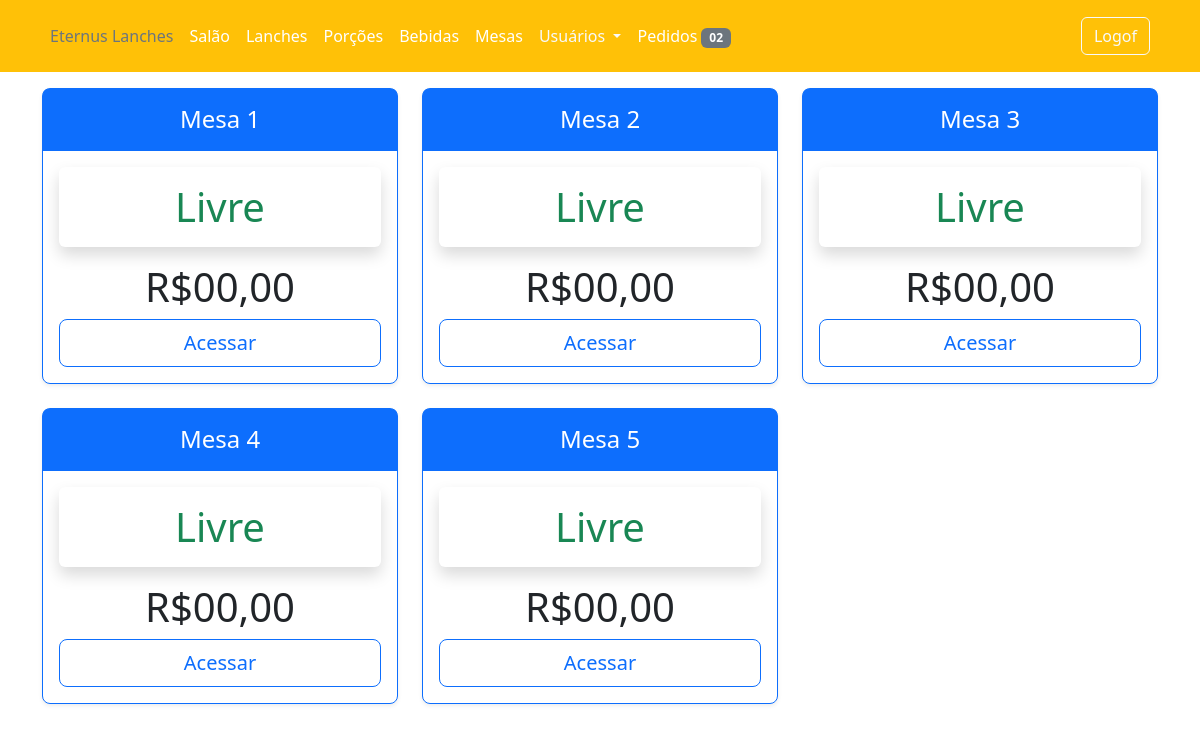
/salaoLanchonete (signed in), run on an earlier commit of the app's database.
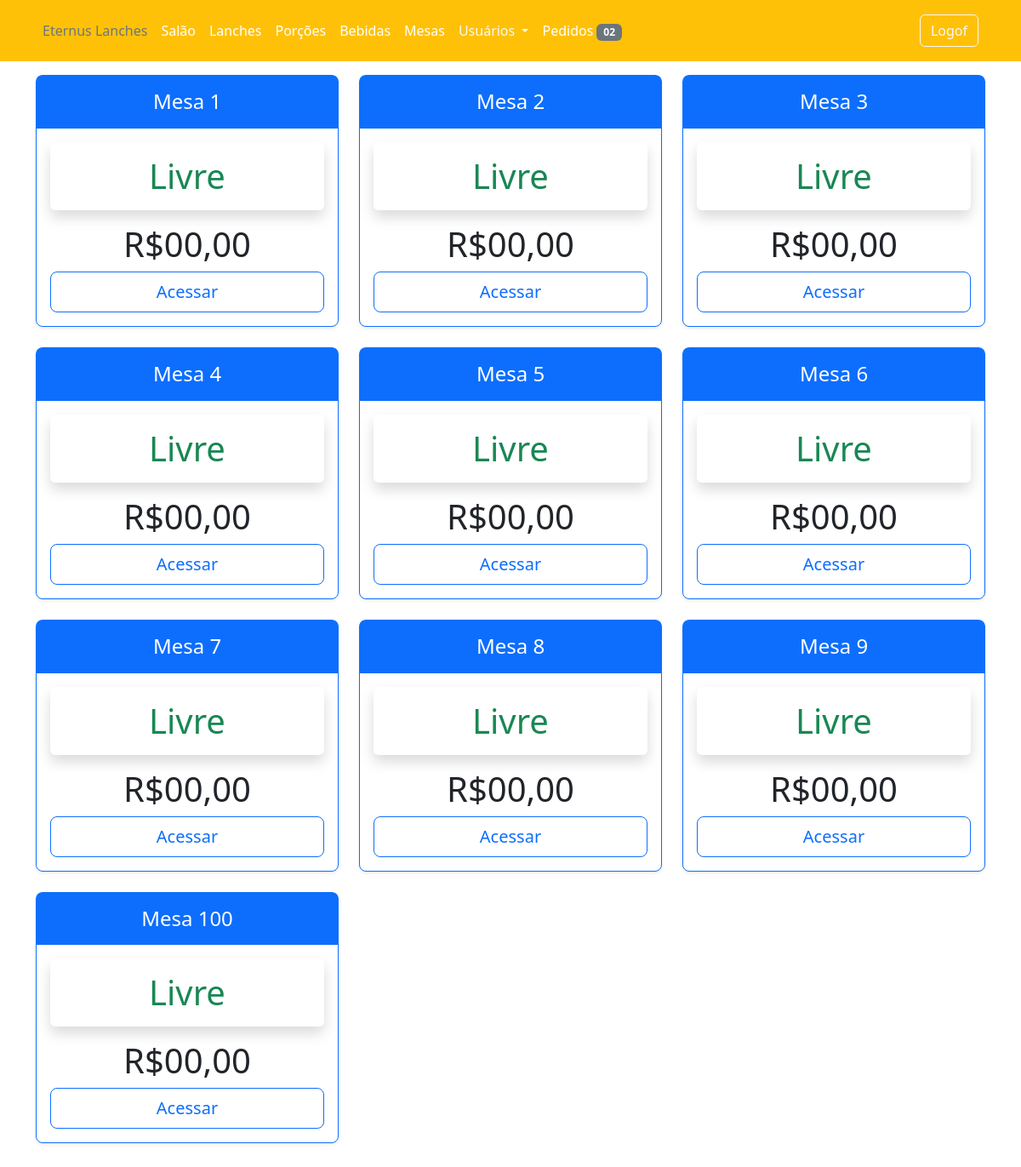
And on a later commit of the database.
### app/models/bdEternusLanches.py (models this page shows, shortened)
class Mesas(db.Model):
    __tablename__ = 'Mesas'
    id = db.Column(db.Integer, primary_key=True)
    numero = db.Column(db.Integer, unique=True, nullable=False)
    livre = db.Column(db.Boolean, nullable=False, default=True)
    pedidos = db.relationship('Pedidos', backref='mesas', lazy=True)

### app/controllers/lanchonete/routes.py (the view)
@lanchonete.route('/salaoLanchonete', methods=['GET'])
def salaoLanchonete():
    if current_user.is_authenticated:
        if current_user.acesso[0].tipo == 'Funcionario':
            mesas = Mesas.query.order_by(asc(Mesas.numero)).all()
            return render_template('lanchonete/salao/salao.html', mesas=mesas)
        else:
            flash('Não tem permissão para acessar essa página', 'danger')
            return redirect(url_for('home.index'))
    else:
        flash('Faça o login para acessar essa página.', 'danger')
        return redirect(url_for('users.login'))

### app/models/bdEternusLanches.py (called while the page is built)
@login_manager.user_loader
def load_user(user_id):
    return Users.query.get(int(user_id))

### app/templates/lanchonete/salao/salao.html
{% extends 'layout/lanchonete.html' %}
{% block content %}
<div class="container py-3">
    <div class="row row-cols-1 row-cols-md-3 mb-3 text-center">
        {% if mesas %}
            {% for mesa in mesas %}
                <div class="col">
                    <div class="card mb-4 rounded-3 shadow-sm border-primary">
                        <div class="card-header py-3 text-bg-primary border-primary">
                            <h4 class="my-0 fw-normal"> <a href="{{url_for('lanchonete.pedidosMesa', idMesa=mesa.numero)}}" class="text-white text-decoration-none">Mesa {{mesa.numero}}</a></h4>
                        </div>
                        <div class="card-body">
                            <h5 class="card-title fs-1 shadow p-3 mb-3 bg-body rounded text-success">Livre</h5>
                            <h1 class="card-title pricing-card-title">R$00,00</h1>
                            <button type="button" class="w-100 btn btn-lg btn-outline-primary">Acessar</button>
                        </div>
                    </div>
                </div>
            {% endfor %}
        {% endif %}
    </div>
</div>
{% endblock content %}

### app/templates/layout/lanchonete.html (shortened to what this page needs)
<!doctype html>
<html lang="en">
    <head>
        <link rel="stylesheet" href="{{url_for('static', filename='node_modules/bootstrap/dist/css/bootstrap.min.css')}}"/>
        <link rel="stylesheet" href="{{url_for('static', filename='node_modules/@fortawesome/fontawesome-free/css/fontawesome.css')}}">
        <link rel="stylesheet" href="{{url_for('static', filename='node_modules/@fortawesome/fontawesome-free/css/brands.css')}}">
        <link rel="stylesheet" href="{{url_for('static', filename='node_modules/@fortawesome/fontawesome-free/css/solid.css')}}">
    </head>
    <body>
      <header class="p-3 text-bg-warning">
        <div class="container">
          <div class="d-flex flex-wrap align-items-center justify-content-center justify-content-lg-start">
            <ul class="nav col-12 col-lg-auto me-lg-auto mb-2 justify-content-center mb-md-0">
              <li><a href="{{url_for('home.index')}}" class="nav-link px-2 text-secondary">Eternus Lanches</a></li>
              <li><a href="{{url_for('lanchonete.salaoLanchonete')}}" class="nav-link px-2 text-white">Salão</a></li>
              <li><a href="{{url_for('lanchonete.lanchesView')}}" class="nav-link px-2 text-white">Lanches</a></li>
              <li><a href="{{url_for('lanchonete.porcoes')}}" class="nav-link px-2 text-white">Porções</a></li>
              <li><a href="{{url_for('lanchonete.bebidas')}}" class="nav-link px-2 text-white">Bebidas</a></li>
              <li><a href="{{url_for('lanchonete.mesas')}}" class="nav-link px-2 text-white">Mesas</a></li>
              <ul class="navbar-nav px-2">
                <li class="nav-item dropdown">
                  <a class="nav-link dropdown-toggle text-light" href="#" role="button" data-bs-toggle="dropdown" aria-expanded="false">
                    Usuários
                  </a>
                </li>
              </ul>
              <li><a href="{{url_for('lanchonete.pedidos')}}" class="nav-link px-2 text-white">Pedidos <span class="badge text-bg-secondary">02</span></a></li>
            </ul>
            <div class="text-end">
              <a class="btn btn-outline-light me-2" href="{{url_for('users.logout')}}" role="button">Logof</a>
            </div>
          </div>
        </div>
      </header>
      <main>
          {% block content %} {% endblock content %}
      </main>
    </body>
</html>

What changed in the data, as far as the page shows it:
added Mesas: numero "6"
added Mesas: numero "7"
added Mesas: numero "8"
added Mesas: numero "9"
added Mesas: numero "100"
